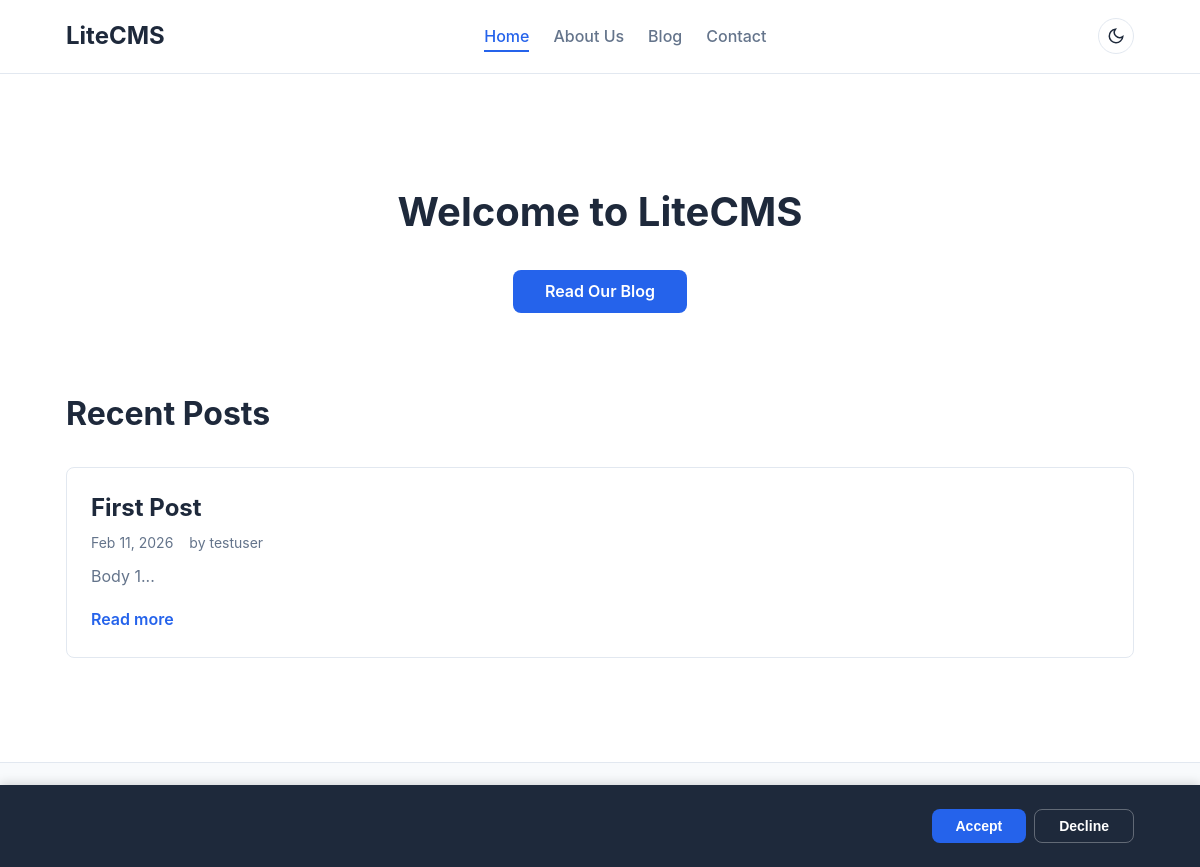
Before: / with the older database file.
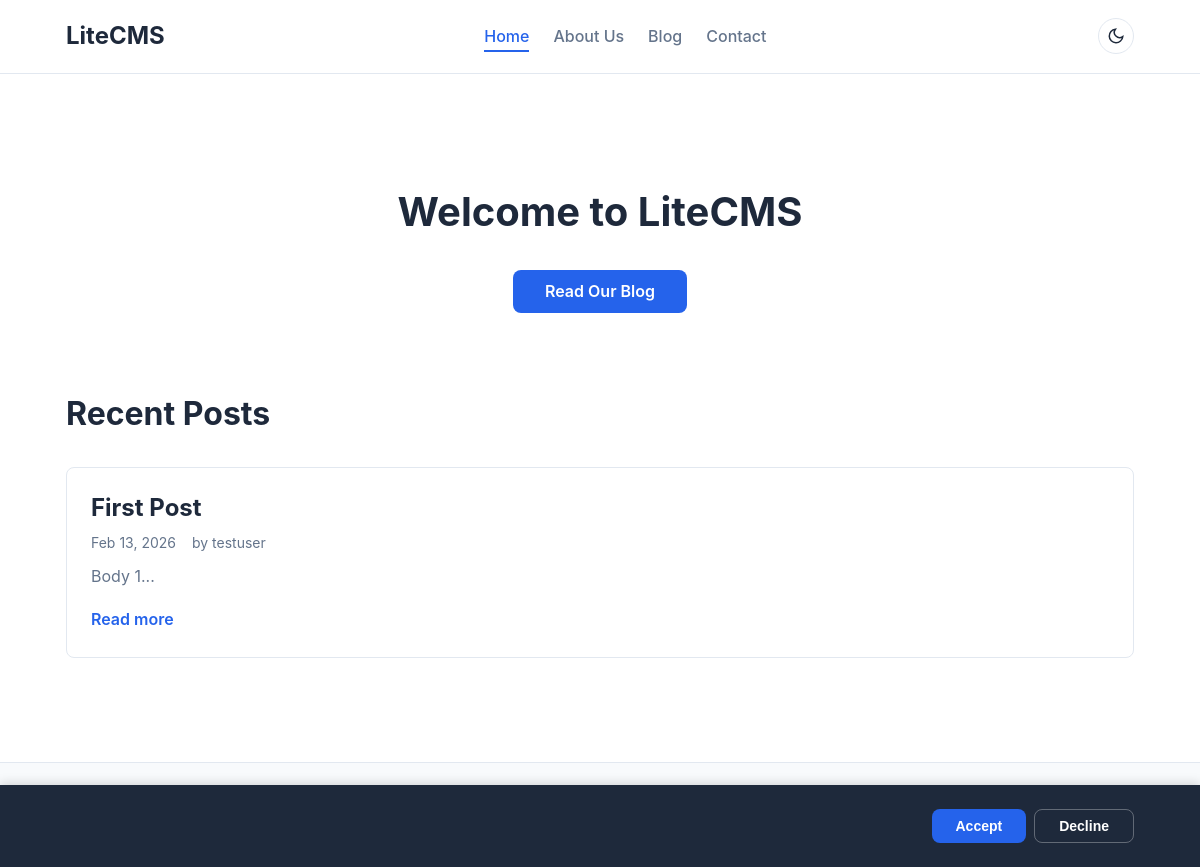
After: the same page with the newer database file.
### tables this page shows
CREATE TABLE content (
    id INTEGER PRIMARY KEY AUTOINCREMENT,
    type VARCHAR(50) NOT NULL DEFAULT 'page',
    title VARCHAR(255) NOT NULL,
    slug VARCHAR(255) NOT NULL UNIQUE,
    body TEXT NOT NULL DEFAULT '',
    excerpt TEXT,
    status VARCHAR(20) NOT NULL DEFAULT 'draft' CHECK (status IN ('draft', 'published', 'archived')),
    author_id INTEGER NOT NULL,
    template VARCHAR(100),
    sort_order INTEGER NOT NULL DEFAULT 0,
    meta_title VARCHAR(255),
    meta_description TEXT,
    featured_image VARCHAR(500),
    created_at DATETIME DEFAULT CURRENT_TIMESTAMP,
    updated_at DATETIME DEFAULT CURRENT_TIMESTAMP,
    published_at DATETIME, editor_mode VARCHAR(20) NOT NULL DEFAULT 'html', layout_template_id INTEGER REFERENCES layout_templates(id) ON DELETE SET NULL, design_file VARCHAR(500) DEFAULT NULL, theme_override VARCHAR(50) DEFAULT NULL,
    FOREIGN KEY (author_id) REFERENCES users(id)
);

CREATE TABLE users (
    id INTEGER PRIMARY KEY AUTOINCREMENT,
    username VARCHAR(50) NOT NULL UNIQUE,
    email VARCHAR(255) NOT NULL UNIQUE,
    password_hash VARCHAR(255) NOT NULL,
    role VARCHAR(20) NOT NULL DEFAULT 'editor' CHECK (role IN ('admin', 'editor')),
    created_at DATETIME DEFAULT CURRENT_TIMESTAMP,
    updated_at DATETIME DEFAULT CURRENT_TIMESTAMP
);

### templates/public/home.php (the view, shortened to what the rows shown need)
<div class="homepage">
    <section class="hero">
        <h1>Welcome to <?= $this->e($siteName ?? $title) ?></h1>
    </section>
<?php if (!empty($posts)): ?>
    <section class="recent-posts">
        <h2>Recent Posts</h2>
<?php foreach ($posts as $post): ?>
        <article class="post-card">
            <div class="post-card-body">
                <h3><a href="/blog/<?= $this->e($post['slug']) ?>"><?= $this->e($post['title']) ?></a></h3>
                <div class="post-meta">
                    <time datetime="<?= $this->e($post['published_at'] ?? $post['created_at']) ?>">
                        <?= date('M j, Y', strtotime($post['published_at'] ?? $post['created_at'])) ?>
                    </time>
                    <span class="post-author">by <?= $this->e($post['author_name'] ?? 'Unknown') ?></span>
                </div>
<?php if (!empty($post['excerpt'])): ?>
                <p class="post-excerpt"><?= $this->e($post['excerpt']) ?></p>
<?php else: ?>
                <p class="post-excerpt"><?= $this->e(mb_substr(strip_tags($post['body']), 0, 160, 'UTF-8')) ?>...</p>
<?php endif; ?>
                <a href="/blog/<?= $this->e($post['slug']) ?>" class="read-more">Read more</a>
            </div>
        </article>
<?php endforeach; ?>
    </section>
<?php else: ?>
    <p>No posts published yet. Check back soon!</p>
<?php endif; ?>
</div>

### templates/public/layout.php (shortened to what the rows shown need)
<!DOCTYPE html>
<html lang="en" data-theme-mode="<?= $this->e($activeTheme ?? 'light') ?>">
<head>
    <link rel="stylesheet" href="/assets/css/style.css">
</head>
<body data-theme-mode="<?= $this->e($activeTheme ?? 'light') ?>"<?php if (!empty($themeOverride)): ?> data-theme-override="<?= $this->e($themeOverride) ?>"<?php endif; ?> data-default-theme="<?= $this->e($defaultTheme ?? 'light') ?>"<?php if (!empty($gaId)): ?> data-ga-id="<?= $this->e($gaId) ?>"<?php endif; ?>>
<?php
    $lt = $layoutTemplate ?? [];
    $headerVisible = ((int)($lt['header_visible'] ?? 1)) === 1;
    $headerMode = $lt['header_mode'] ?? 'standard';
    $headerHeight = $lt['header_height'] ?? 'auto';
?>
<?php if ($headerVisible): ?>
    <header class="site-header"<?= ($headerHeight !== 'auto') ? ' style="height:' . $this->e($headerHeight) . '"' : '' ?>>
<?php if ($headerMode === 'block' && !empty($headerBlockHtml)): ?>
        <?= $headerBlockHtml ?>
<?php else: ?>
        <div class="container">
            <nav class="site-nav" aria-label="Main navigation">
                <ul class="nav-list">
<?php if (!empty($navPages)): ?>
<?php foreach ($navPages as $navPage): ?>
                    <li<?= (($currentSlug ?? '') === $navPage['slug']) ? ' class="active"' : '' ?>><a href="/<?= $this->e($navPage['slug']) ?>"><?= $this->e($navPage['title']) ?></a></li>
<?php endforeach; ?>
<?php endif; ?>
                </ul>
            </nav>
        </div>
<?php endif; ?>
    </header>
<?php endif; ?>
    <main class="site-main">
        <div class="container">
<?= $this->content() ?>
        </div>
    </main>
</body>
</html>

Changed rows visible on the page:
changed content "First Post": published_at+created_at "Feb 11, 2026" → "Feb 13, 2026"
